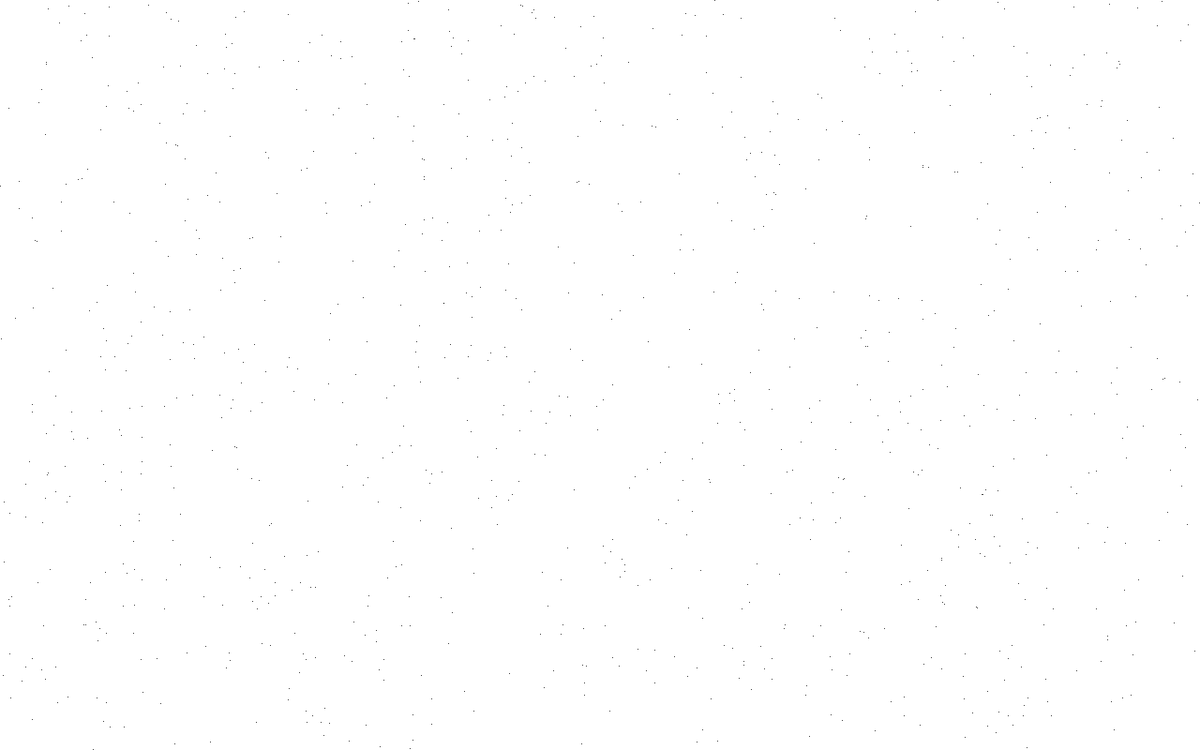
Frame 1 (no input)
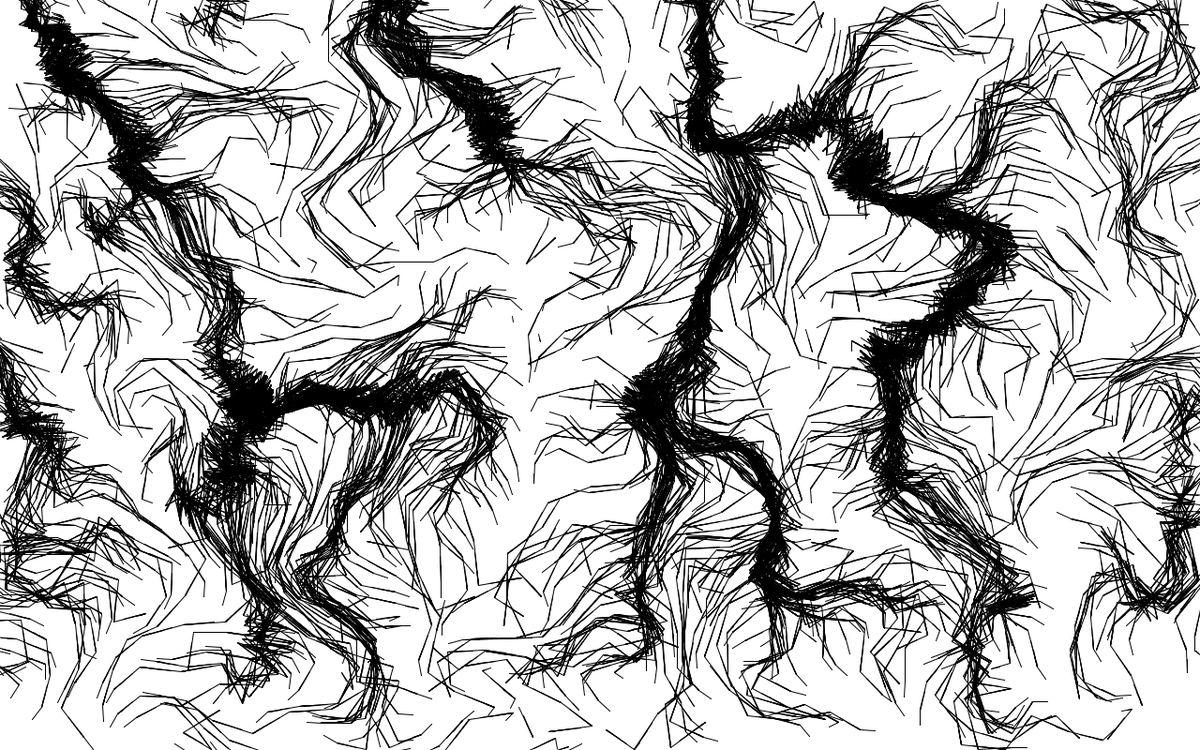
Frame 60 (the mouse pressed at the canvas centre just before this capture)
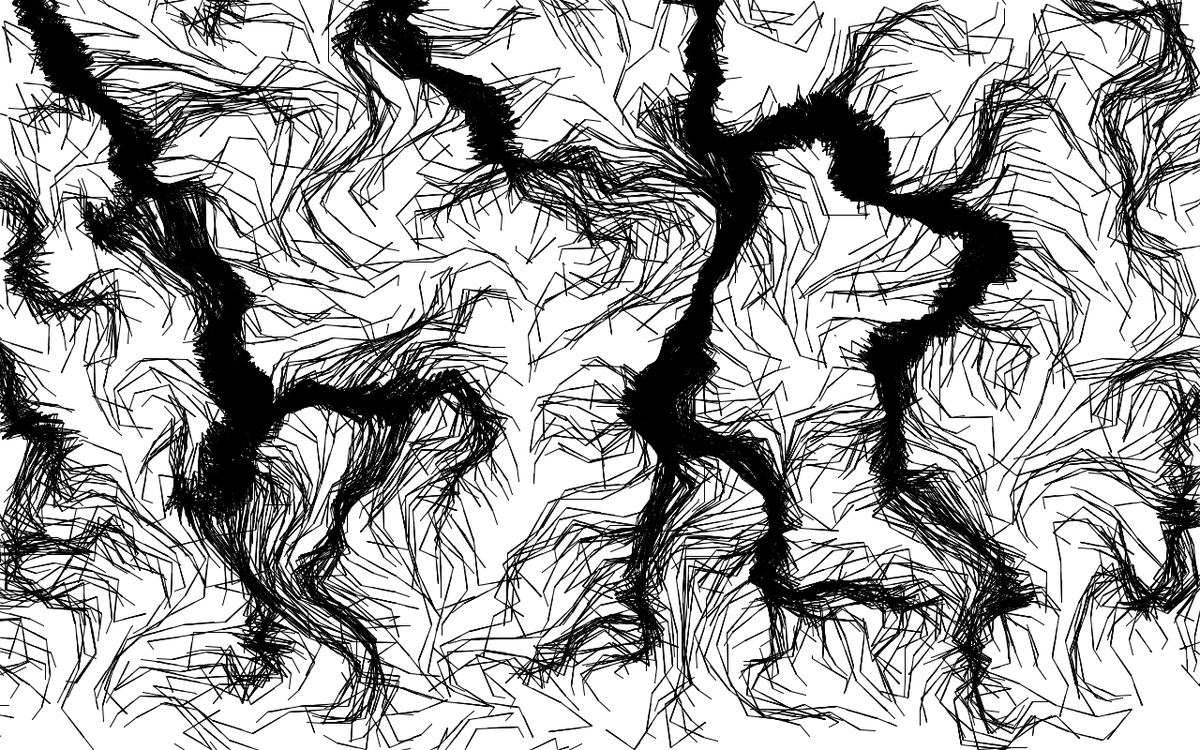
Frame 120 (the mouse held since frame 60 and released just before this capture)

The Processing sketch that drew these frames (run headless with seeded random() and noise(); from frame 60 on, the mouse is pressed at the canvas centre):

// Processing sketch: agentSimple
// ── agentSimple.pde
int agentsCount = 1000;
ArrayList<Agent> agents;

void reset(){
  agents = new ArrayList();
  for (int i = 0; i < agentsCount; i++) {
    Agent agent = new Agent();
    agents.add(agent);
    
    agent.noiseScale = 100;
    agent.noiseStrength = 10; 
    agent.stepDuration = 100;
  }

  for (Agent agent : agents) {
    agent.setup();
  }
}

void setup() {
  background(255);
  size(1280, 800);
  reset();
}

void draw() {
  for (Agent agent : agents) {
    agent.draw();
  }
}

void keyPressed(){
  if(key == 'c'){
    background(255);
    reset();
  }
}

// ── Agent.pde
class Agent {
  float x = 0;
  float y = 0;

  float oldX = 0;
  float oldY = 0;

  float angle;
  
  float noiseScale = 100;
  float noiseStrength = 10; 
  int stepDuration = 1000;

  int prevTime = 0;
  int time = 0;
  int firstTime = 0;
  boolean first = true;
  
  void setup() {
    x = random(width);
    y = random(height);

    oldX = x;
    oldY = y;
    angle = noise(x/noiseScale, y/noiseScale) * noiseStrength;
  }

  boolean isOutside() {
    if (x < 0) return true;
    else if (x > width)  return true;
    else if (y < 0)  return true;
    else if (y > height)  return true;
    return false;
  }

  void draw() {
    time = getTime();

    println(time);

    int whereInLoop = time - prevTime;

    float stepSize = map(whereInLoop, 0, stepDuration, 0, 10);
    x += cos(angle) * stepSize;
    y += sin(angle) * stepSize;

    line(oldX, oldY, x, y);

    if (whereInLoop > stepDuration) {
      prevTime = time;
      //should be updated only if we go to target
      oldX = x;
      oldY = y;
      angle = noise(x/noiseScale, y/noiseScale) * noiseStrength;
    }

    if (isOutside()) {
      x = random(width);
      y = random(height);
      oldX = x;
      oldY = y;
    }
  }

  int getTime() {
    int t = 0;
    //hack to have the time starts at 0
    if (first) {
      first = false;
      firstTime = millis();
    }
    t = millis() - firstTime;
    return t;
  }
}
